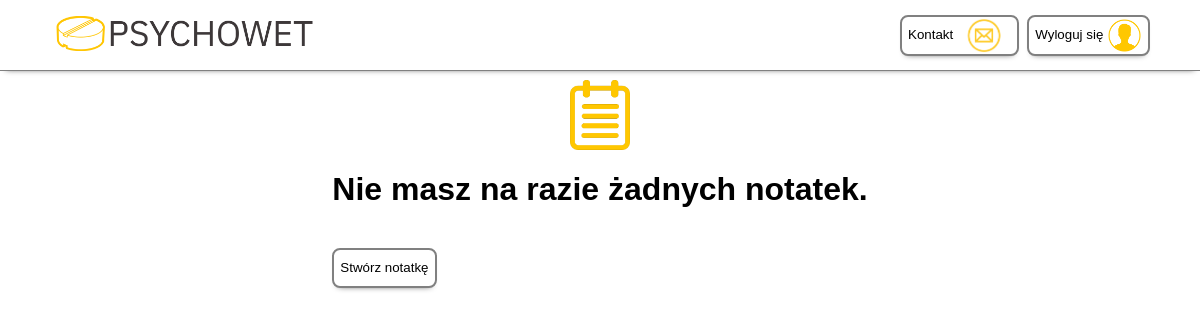
The page /notatki/ (signed in) on the database as committed earlier.
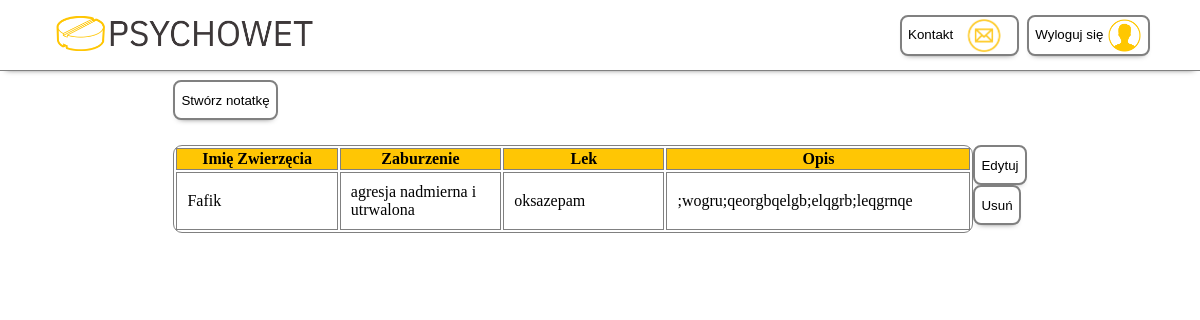
The same page on the database as committed later.
### users/models.py (models this page shows, shortened)
class Notatki(models.Model):
    imie_zwierzecia = models.CharField(max_length=200, null=True, blank=True)
    zaburzenie = models.ForeignKey('psychowetpedia.Zaburzenia', on_delete=models.PROTECT)
    lek = models.ForeignKey('psychowetpedia.Leki', on_delete=models.PROTECT)
    opis = models.TextField(null=True, blank=True)
    autor = models.ForeignKey(settings.AUTH_USER_MODEL, on_delete=models.CASCADE, null=True, blank=True)
    uuid = models.UUIDField(default=uuid.uuid4, unique=True, editable=False)

### psychowetpedia/models.py (models this page shows)
class Zaburzenia(models.Model):
    nazwa = models.CharField(max_length=200, unique=True, primary_key=True)
    opis = models.TextField(null=True, blank=True)
    spec_gat = models.CharField(max_length=20, null=True, blank=True)
    uuid = models.UUIDField(default=uuid.uuid4, unique=True, editable=False)
    def __str__(self):
        return self.nazwa

class Leki(models.Model):
    nazwa = models.CharField(max_length=200, unique=True, primary_key=True)
    mechanizm = models.TextField(null=True, blank=True)
    opis = models.TextField(null=True, blank=True)
    przeciwwskazania = models.TextField(null=True, blank=True)
    uuid = models.UUIDField(default=uuid.uuid4, unique=True, editable=False)
    def __str__(self):
        return self.nazwa

### users/views.py (the view)
# urls.py: path('notatki/', views.notes, name='notes'),
@login_required(login_url='login')
def notes(request):
    if Notatki.objects.filter(autor=request.user).exists():
        author_notes = Notatki.objects.filter(autor=request.user)
    else:
        author_notes = None
    context = {'author_notes': author_notes}
    return render(request, 'users/read_notes.html', context)

### users/templates/users/read_notes.html (shortened to what this page needs)
{% extends 'main.html' %}
{% load static %}
{% block content %}
{% if author_notes == None %}
<div class="read-notes-big-box">
  <div class="read-notes-small-box">
    <img class="treatment-drug-icon" src="{% static 'images/notes-icon.png' %}">
    <h1>Nie masz na razie żadnych notatek.</h1>
    <br>
    <a href="{% url 'createNotes'%}">
      <button class="treatment-drug-button">Stwórz notatkę</button>
    </a>
  </div>
</div>
{% else %}
<div class="read-notes-big-box">
  <div class="read-notes-small-box">
  <a href="{% url 'createNotes'%}">
    <button class="treatment-drug-button">Stwórz notatkę</button>
  </a>
  {% for note in author_notes %}
    <div class="individual-note">
      <table class="note-table">
        <tr>
          <th>Imię Zwierzęcia</th>
          <th>Zaburzenie</th>
          <th>Lek</th>
          <th class="desc-column">Opis</th>
        </tr>
        <tr>
          <td>{{note.imie_zwierzecia}}</td>
          <td>{{note.zaburzenie}}</td>
          <td>{{note.lek}}</td>
          <td class="desc-column">{{note.opis}}</td>
        </tr>
      </table>
        <div class="button-column">
          <a href="{% url 'updateNotes' note.uuid %}">
              <button class="treatment-drug-button">
              Edytuj
              </button>
            </a>
            <a href="{% url 'deleteNotes' note.uuid %}">
              <button class="treatment-drug-button">
              Usuń
              </button>
            </a>
        </div>
    </div>
  {% endfor %}
  </div>
</div>
{% endif %}
{% endblock content %}

### templates/main.html (shortened to what this page needs)
<!DOCTYPE html>
{% load static %}
<html lang="pl">
<head>
  <link rel="stylesheet" href="{% static 'styles/general.css' %}">
  <link rel="stylesheet" href="{% static 'styles/main.css' %}">
</head>
<body>
{% include 'navbar.html' %}
{% block content %}
{% endblock content %}
</body>
</html>

### templates/navbar.html (shortened to what this page needs)
{% load static %}
<!DOCTYPE html>
<html lang="pl">
<head>
  <link rel="stylesheet" href="{% static 'styles/general.css' %}">
  <link rel="stylesheet" href="{% static 'styles/navbar.css' %}">
</head>
<body>
<div class="navbar">
  <div class="left-section">
    <a href="{% url 'index'%}">
      <button class="logo-button">
        <img src="{% static 'images/logo.png' %}">
      </button>
    </a>
  </div>
  <div class="right-section">
    <a href="{% url 'contact'%}">
      <button class="navbar-button">
        Kontakt
        <img src="{% static 'images/mail-icon.png' %}">
      </button>
    </a>
    {% if request.user.is_authenticated %}
    <a href="{% url 'logout' %}">
      <button class="navbar-button">
        Wyloguj się
        <img src="{% static 'images/logout-icon.png' %}">
      </button>
    </a>
    {% endif %}
  </div>
</div>
</body>
</html>

### static/styles/general.css (style rules this page uses)
button { background-color: white; cursor: pointer; }

### static/styles/main.css (style rules this page uses)
body { padding-top: 80px; margin: 0; }
.treatment-drug-button { height: 40px; border-radius: 8px; border-color: grey; border-style: solid; box-shadow: 0 4px 6px -6px #222; transition: opacity 0.15s; background-color: white; }
.read-notes-big-box { display: flex; align-items: center; justify-content: center; }
.read-notes-small-box { display:flex; flex-direction: column; }
.individual-note { margin: 25px 0; display:flex; flex-direction: row; align-items: top; }
.note-table { width: 800px; border: 1px solid grey; border-radius: 9px; table-layout: fixed; }
.note-table th { background-color: rgb(255,198,4); text-align: center; border: 1px solid grey; }
.note-table td { text-align: left; padding: 10px; border: 1px solid grey; }
.desc-column { width: 300px; word-wrap: break-word; }
.button-column { display: flex; flex-direction: column; }

### static/styles/navbar.css (style rules this page uses)
.navbar { height: 70px; display: flex; flex-direction: row; justify-content: space-between; position: fixed; top: 0; left: 0; right: 0; background-color: white; border-bottom-width: 1px; border-bottom-style: solid; border-bottom-color: grey; box-shadow: 0 4px 6px -6px #222; }
.logo-button img { height: 35px; }
.logo-button { border: none; }
.left-section { width: 200px; display: flex; align-items: center; margin-left: 50px; }
.right-section { width: 250px; display: flex; align-items: center; justify-content: space-between; margin-right: 50px; }
.navbar-button img { height: 35px; vertical-align: middle; }
.navbar-button { border-radius: 8px; border-color: grey; border-style: solid; box-shadow: 0 4px 6px -6px #222; transition: opacity 0.15s; }

Rows that differ between the two databases and show on the page:
added Notatki: imie_zwierzecia "Fafik", zaburzenie "agresja nadmierna i utrwalona", lek "oksazepam", opis ";wogru;qeorgbqelgb;elqgrb;leqgrnqe"
Other text that changed with them:
text no longer shown: "Nie masz na razie żadnych notatek."
